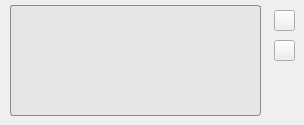
    <widget class="QWidget" name="wadsTab">
     <attribute name="title">
      <string>Wads</string>
     </attribute>
     <widget class="QListWidget" name="wads_listWidget">
      <property name="geometry">
       <rect>
        <x>10</x>
        <y>5</y>
        <width>251</width>
        <height>111</height>
       </rect>
      </property>
      <property name="styleSheet">
       <string notr="true">border: 1px solid rgb(139, 138, 140);
color: #000;
height: 20px;
background-color:rgb(230, 230, 230);
border-radius:3px</string>
      </property>
      <property name="dragDropMode">
       <enum>QAbstractItemView::InternalMove</enum>
      </property>
      <property name="defaultDropAction">
       <enum>Qt::MoveAction</enum>
      </property>
      <property name="wordWrap">
       <bool>true</bool>
      </property>
     </widget>
     <widget class="QToolButton" name="addWads_toolButton">
      <property name="geometry">
       <rect>
        <x>274</x>
        <y>10</y>
        <width>21</width>
        <height>21</height>
       </rect>
      </property>
      <property name="styleSheet">
       <string notr="true">border-image: url(:/pngs/pngs/plus.png);
color: rgb(255, 255, 255);</string>
      </property>
      <property name="text">
       <string/>
      </property>
     </widget>
     <widget class="QToolButton" name="removeWads_toolButton">
      <property name="geometry">
       <rect>
        <x>274</x>
        <y>40</y>
        <width>21</width>
        <height>21</height>
       </rect>
      </property>
      <property name="styleSheet">
       <string notr="true">border-image: url(:/pngs/pngs/minus.png);
color: rgb(255, 255, 255);</string>
      </property>
      <property name="text">
       <string/>
      </property>
     </widget>
    </widget>
